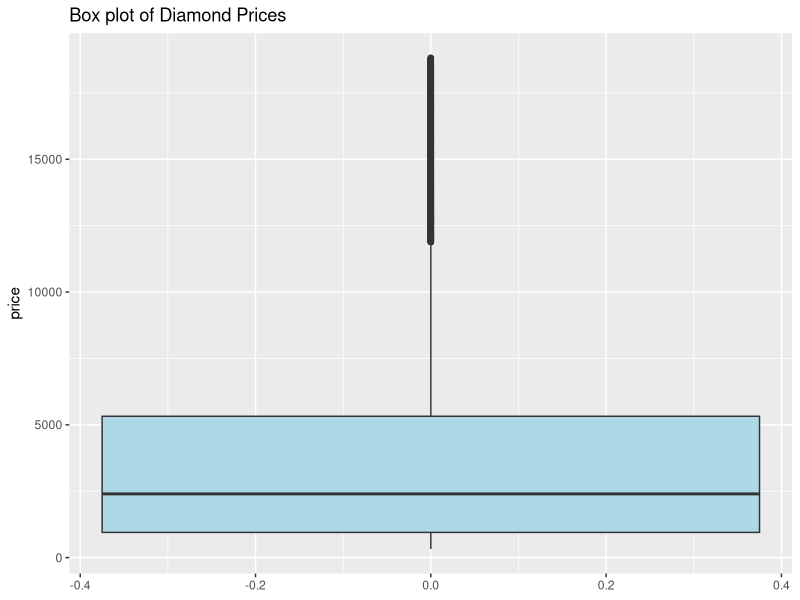
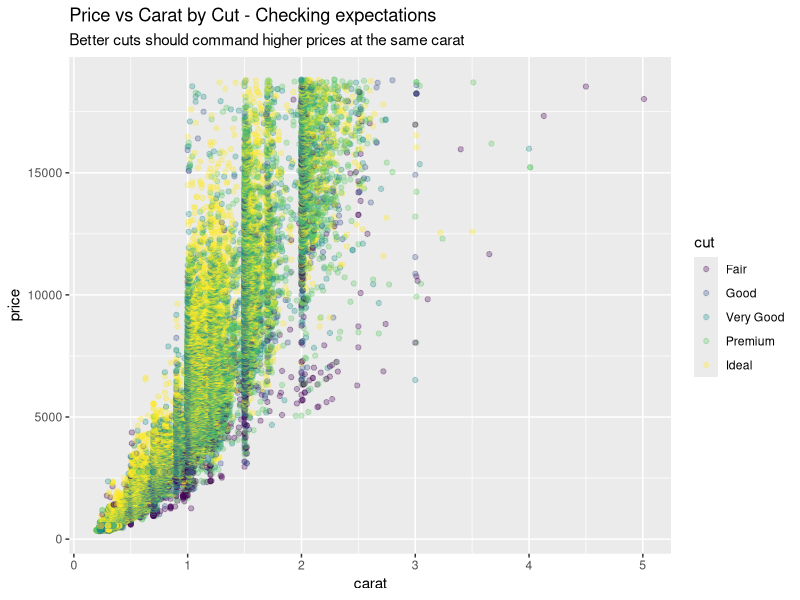
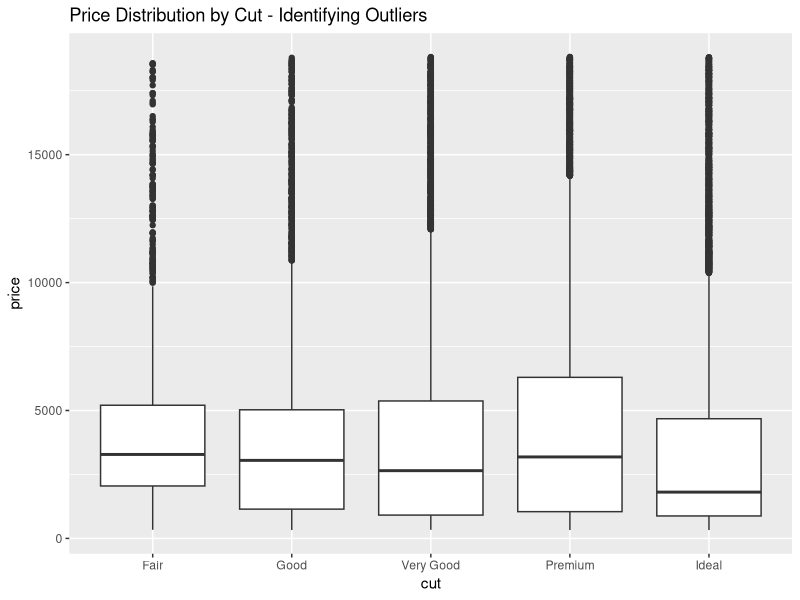
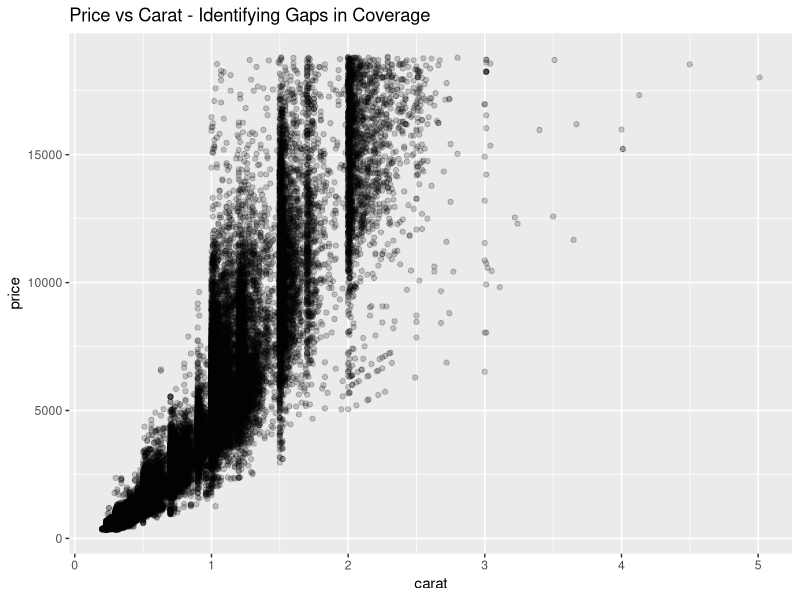
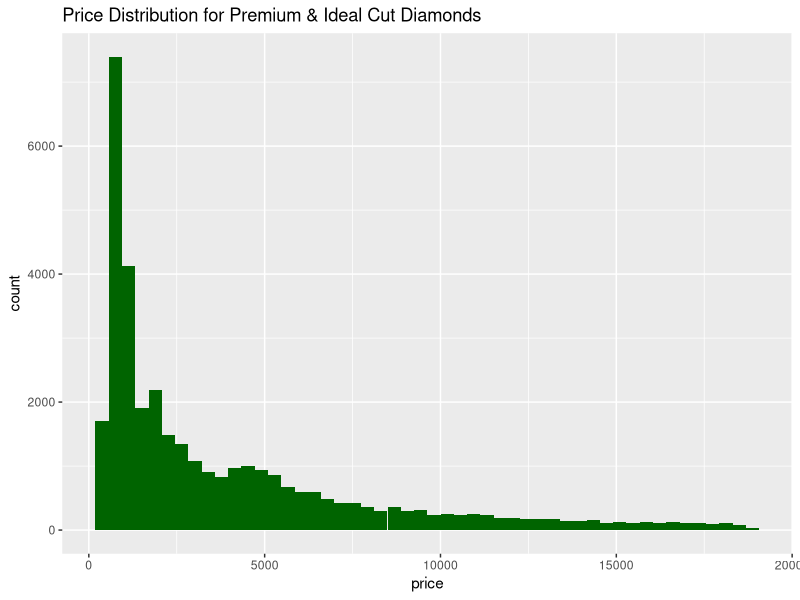
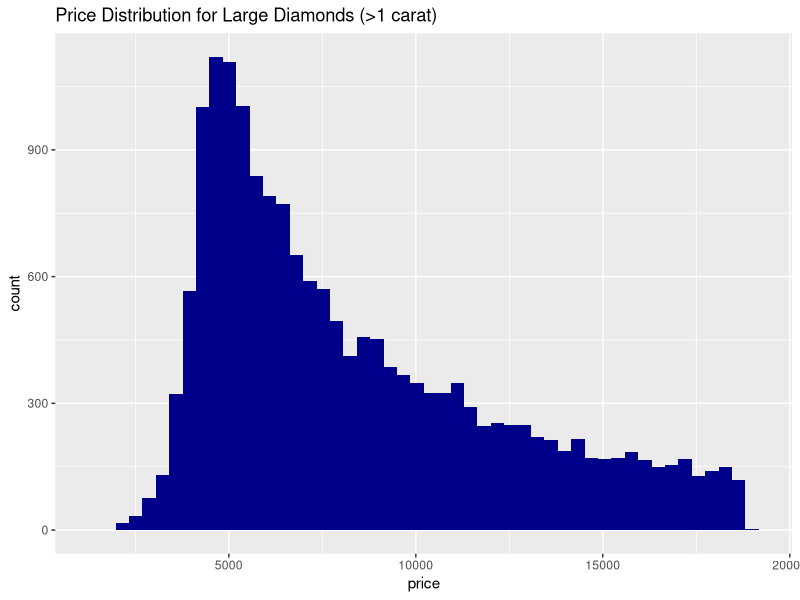
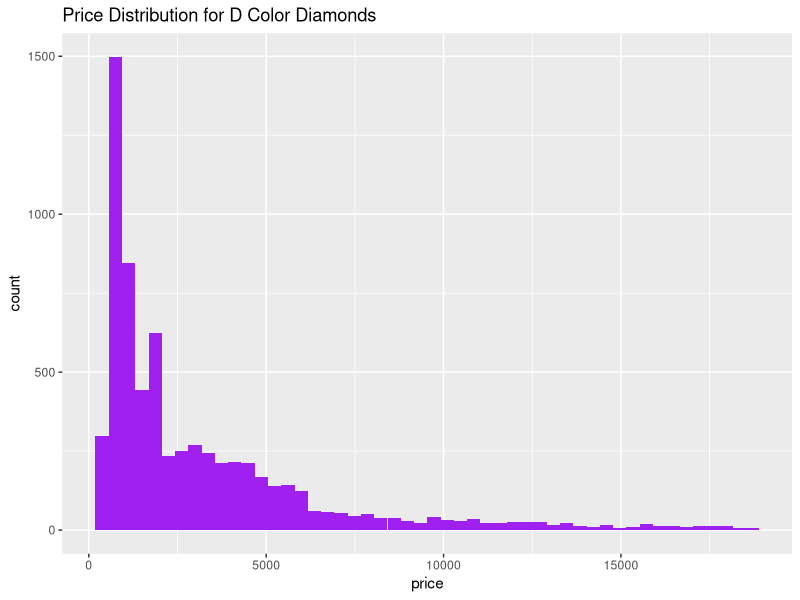
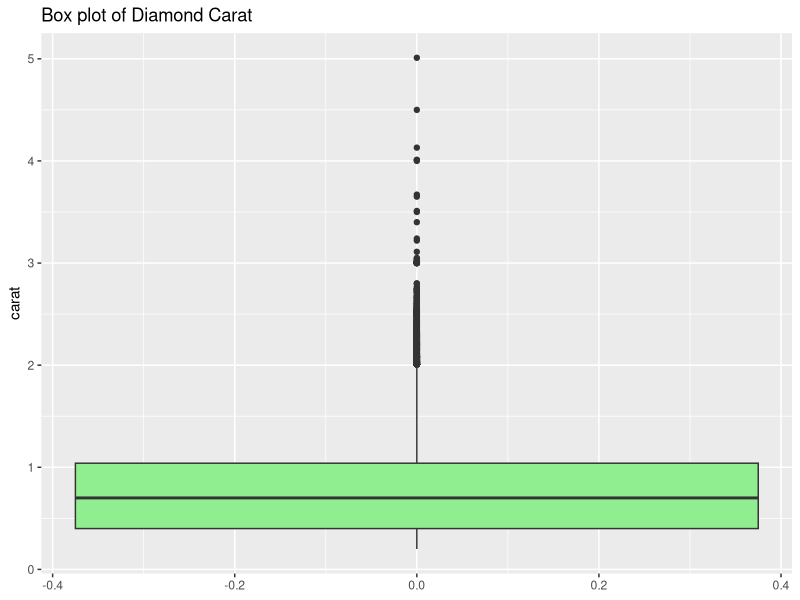

Source code (R) for these figures, in order: (Note: this script raises an error after producing the figures.)
# Load necessary libraries
library(ggplot2)
library(dplyr)
library(tidyr)
library(gridExtra)

# Load dataset - using diamonds dataset from ggplot2
data(diamonds)

# 1. Distributions of numerical values
# Creating box plots, violin plots, and histograms with different bin sizes

# Box plots for numerical attributes
p1 <- ggplot(diamonds, aes(y = price)) + 
  geom_boxplot(fill = "lightblue") + 
  labs(title = "Box plot of Diamond Prices")

p2 <- ggplot(diamonds, aes(y = carat)) + 
  geom_boxplot(fill = "lightgreen") + 
  labs(title = "Box plot of Diamond Carat")

# Violin plots
p3 <- ggplot(diamonds, aes(x = cut, y = price)) + 
  geom_violin(fill = "lightpink") + 
  labs(title = "Violin plot of Price by Cut")

# Histograms with different bin sizes
p4 <- ggplot(diamonds, aes(x = price)) + 
  geom_histogram(bins = 30, fill = "coral") + 
  labs(title = "Histogram of Price (30 bins)")

p5 <- ggplot(diamonds, aes(x = price)) + 
  geom_histogram(bins = 100, fill = "coral3") + 
  labs(title = "Histogram of Price (100 bins)")

# 2. Categorical attributes: Barcharts
p6 <- ggplot(diamonds, aes(x = cut, fill = cut)) + 
  geom_bar() + 
  labs(title = "Barchart of Diamond Cut")

p7 <- ggplot(diamonds, aes(x = color, fill = color)) + 
  geom_bar() + 
  labs(title = "Barchart of Diamond Color")

p8 <- ggplot(diamonds, aes(x = clarity, fill = clarity)) + 
  geom_bar() + 
  labs(title = "Barchart of Diamond Clarity")

# 3. Spatial distribution (color-coded dot maps)
# For diamonds, we can create a scatter plot of x vs y dimensions, color-coded by z
p9 <- ggplot(diamonds, aes(x = x, y = y, color = z)) + 
  geom_point(alpha = 0.5) + 
  scale_color_viridis_c() + 
  labs(title = "Spatial Distribution of Diamond Dimensions", 
       x = "Length (mm)", y = "Width (mm)", color = "Depth (mm)")

# 4. Are the distributions consistent with background knowledge?
# Check price distribution by diamond attributes to see if it aligns with expectations
p10 <- ggplot(diamonds, aes(x = carat, y = price, color = cut)) + 
  geom_point(alpha = 0.3) + 
  labs(title = "Price vs Carat by Cut - Checking expectations",
       subtitle = "Better cuts should command higher prices at the same carat")

# 5. Analysis to reveal outliers, gaps in coverage
# Create a boxplot to identify outliers in price
p11 <- ggplot(diamonds, aes(x = cut, y = price)) + 
  geom_boxplot() + 
  labs(title = "Price Distribution by Cut - Identifying Outliers")

# Create a scatterplot to identify gaps in the data
p12 <- ggplot(diamonds, aes(x = carat, y = price)) + 
  geom_point(alpha = 0.2) + 
  labs(title = "Price vs Carat - Identifying Gaps in Coverage")

# 6. Filter for relevant subgroups and look at distributions again
# Filter for high-quality diamonds (Premium and Ideal cuts)
high_quality <- diamonds %>% filter(cut %in% c("Premium", "Ideal"))

p13 <- ggplot(high_quality, aes(x = price)) + 
  geom_histogram(bins = 50, fill = "darkgreen") + 
  labs(title = "Price Distribution for Premium & Ideal Cut Diamonds")

# Filter for larger diamonds (> 1 carat)
large_diamonds <- diamonds %>% filter(carat > 1)

p14 <- ggplot(large_diamonds, aes(x = price)) + 
  geom_histogram(bins = 50, fill = "darkblue") + 
  labs(title = "Price Distribution for Large Diamonds (>1 carat)")

# Filter for specific color category (D - colorless)
d_color_diamonds <- diamonds %>% filter(color == "D")

p15 <- ggplot(d_color_diamonds, aes(x = price)) + 
  geom_histogram(bins = 50, fill = "purple") + 
  labs(title = "Price Distribution for D Color Diamonds")

# Record findings from our analysis
findings <- "
Key Findings from Diamond Dataset Analysis:

1. Numerical Distributions:
   - Diamond prices show right-skewed distribution with most diamonds under $5000
   - Carat weights cluster around common sizes (0.3, 0.5, 0.7, 1.0, etc.)
   
2. Categorical Analysis:
   - Ideal cut is the most common in this dataset
   - Color G and H are most frequent
   - SI1 and VS2 clarity grades dominate
   
3. Spatial Distribution:
   - Diamond dimensions show strong correlation, as expected
   - Larger dimensions generally correspond to higher prices
   
4. Expectation Checks:
   - Better cuts generally command higher prices at same carat, aligning with expectations
   - However, some lower quality cuts have higher prices when carats are higher
   
5. Outliers and Gaps:
   - Price outliers exist in all cut categories
   - There appears to be a gap in the dataset for diamonds between 2-3 carats
   
6. Subgroup Analysis:
   - High-quality diamonds have different price distributions than the overall dataset
   - Large diamonds (>1 carat) show distinct pricing patterns
   - Colorless (D) diamonds command premium pricing across all sizes
"


# Printing and saving
cat(findings)
cat(questions)

# Arrange and view all plots
grid.arrange(p1, p2, p3, p4, p5, p6, p7, p8, nrow = 4)
grid.arrange(p9, p10, p11, p12, p13, p14, p15, nrow = 4)

